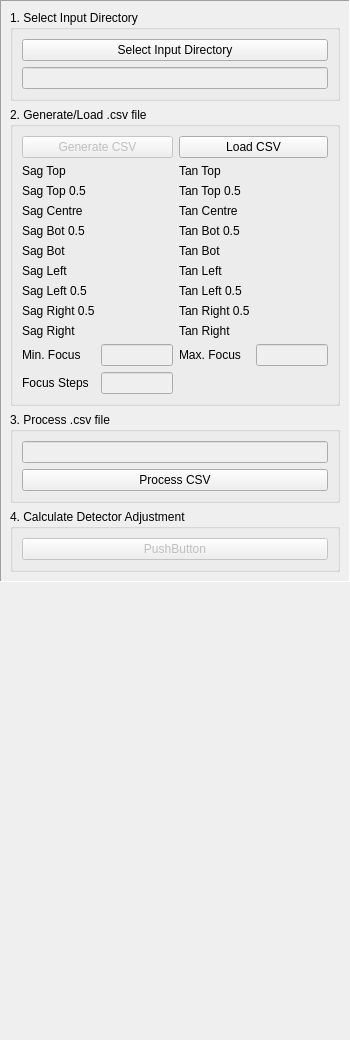
             <widget class="QWidget" name="widget_4" native="true">
              <property name="minimumSize">
               <size>
                <width>350</width>
                <height>0</height>
               </size>
              </property>
              <property name="maximumSize">
               <size>
                <width>350</width>
                <height>16777215</height>
               </size>
              </property>
              <layout class="QVBoxLayout" name="verticalLayout_19">
               <property name="leftMargin">
                <number>0</number>
               </property>
               <property name="topMargin">
                <number>0</number>
               </property>
               <property name="rightMargin">
                <number>0</number>
               </property>
               <property name="bottomMargin">
                <number>0</number>
               </property>
               <item>
                <widget class="QFrame" name="frame_10">
                 <property name="minimumSize">
                  <size>
                   <width>0</width>
                   <height>580</height>
                  </size>
                 </property>
                 <property name="frameShape">
                  <enum>QFrame::Panel</enum>
                 </property>
                 <property name="frameShadow">
                  <enum>QFrame::Sunken</enum>
                 </property>
                 <layout class="QVBoxLayout" name="verticalLayout_21">
                  <property name="leftMargin">
                   <number>0</number>
                  </property>
                  <property name="topMargin">
                   <number>0</number>
                  </property>
                  <property name="rightMargin">
                   <number>0</number>
                  </property>
                  <property name="bottomMargin">
                   <number>0</number>
                  </property>
                  <item>
                   <widget class="QWidget" name="widget_6" native="true">
                    <layout class="QGridLayout" name="_2">
                     <property name="sizeConstraint">
                      <enum>QLayout::SetDefaultConstraint</enum>
                     </property>
                     <item row="1" column="0">
                      <widget class="QGroupBox" name="groupBox_24">
                       <property name="minimumSize">
                        <size>
                         <width>0</width>
                         <height>250</height>
                        </size>
                       </property>
                       <property name="title">
                        <string>2. Generate/Load .csv file</string>
                       </property>
                       <layout class="QGridLayout" name="gridLayout_20">
                        <item row="2" column="3">
                         <widget class="QLabel" name="tan_top05_label">
                          <property name="text">
                           <string/>
                          </property>
                         </widget>
                        </item>
                        <item row="0" column="0" colspan="2">
                         <widget class="QPushButton" name="GenerateCSVpushButton">
                          <property name="enabled">
                           <bool>false</bool>
                          </property>
                          <property name="text">
                           <string>Generate CSV</string>
                          </property>
                         </widget>
                        </item>
                        <item row="9" column="2">
                         <widget class="QLabel" name="label_49">
                          <property name="text">
                           <string>Tan Right</string>
                          </property>
                         </widget>
                        </item>
                        <item row="3" column="0">
                         <widget class="QLabel" name="label_21">
                          <property name="text">
                           <string>Sag Centre</string>
                          </property>
                         </widget>
                        </item>
                        <item row="0" column="2" colspan="2">
                         <widget class="QPushButton" name="LoadCSVpushButton">
                          <property name="text">
                           <string>Load CSV</string>
                          </property>
                         </widget>
                        </item>
                        <item row="9" column="1">
                         <widget class="QLabel" name="sag_right_label">
                          <property name="text">
                           <string/>
                          </property>
                         </widget>
                        </item>
                        <item row="9" column="0">
                         <widget class="QLabel" name="label_27">
                          <property name="text">
                           <string>Sag Right</string>
                          </property>
                         </widget>
                        </item>
                        <item row="3" column="2">
                         <widget class="QLabel" name="label_31">
                          <property name="text">
                           <string>Tan Centre</string>
                          </property>
                         </widget>
                        </item>
                        <item row="7" column="0">
                         <widget class="QLabel" name="label_25">
                          <property name="text">
                           <string>Sag Left 0.5</string>
                          </property>
                         </widget>
                        </item>
                        <item row="11" column="0">
                         <widget class="QLabel" name="label_34">
                          <property name="text">
                           <string>Focus Steps</string>
                          </property>
                         </widget>
                        </item>
                        <item row="1" column="0">
                         <widget class="QLabel" name="label_19">
                          <property name="text">
                           <string>Sag Top</string>
                          </property>
                         </widget>
                        </item>
                        <item row="4" column="2">
                         <widget class="QLabel" name="label_44">
                          <property name="text">
                           <string>Tan Bot 0.5</string>
                          </property>
                         </widget>
                        </item>
                        <item row="5" column="2">
                         <widget class="QLabel" name="label_45">
                          <property name="text">
                           <string>Tan Bot</string>
                          </property>
                         </widget>
                        </item>
                        <item row="7" column="2">
                         <widget class="QLabel" name="label_47">
                          <property name="text">
                           <string>Tan Left 0.5</string>
                          </property>
                         </widget>
                        </item>
                        <item row="1" column="3">
                         <widget class="QLabel" name="tan_top_label">
                          <property name="text">
                           <string/>
                          </property>
                         </widget>
                        </item>
                        <item row="2" column="0">
                         <widget class="QLabel" name="label_20">
                          <property name="text">
                           <string>Sag Top 0.5</string>
                          </property>
                         </widget>
                        </item>
                        <item row="6" column="0">
                         <widget class="QLabel" name="label_24">
                          <property name="text">
                           <string>Sag Left</string>
                          </property>
                         </widget>
                        </item>
                        <item row="8" column="0">
                         <widget class="QLabel" name="label_26">
                          <property name="text">
                           <string>Sag Right 0.5</string>
                          </property>
                         </widget>
                        </item>
                        <item row="4" column="0">
                         <widget class="QLabel" name="label_22">
                          <property name="text">
                           <string>Sag Bot 0.5</string>
                          </property>
                         </widget>
                        </item>
                        <item row="2" column="2">
                         <widget class="QLabel" name="label_58">
                          <property name="text">
                           <string>Tan Top 0.5</string>
                          </property>
                         </widget>
                        </item>
                        <item row="10" column="2">
                         <widget class="QLabel" name="label_35">
                          <property name="text">
                           <string>Max. Focus</string>
                          </property>
                         </widget>
                        </item>
                        <item row="7" column="3">
                         <widget class="QLabel" name="tan_left05_label">
                          <property name="text">
                           <string/>
                          </property>
                         </widget>
                        </item>
                        <item row="1" column="2">
                         <widget class="QLabel" name="label_60">
                          <property name="text">
                           <string>Tan Top</string>
                          </property>
                         </widget>
                        </item>
                        <item row="6" column="1">
                         <widget class="QLabel" name="sag_left_label">
                          <property name="text">
                           <string/>
                          </property>
                         </widget>
                        </item>
                        <item row="4" column="1">
                         <widget class="QLabel" name="sag_bot05_label">
                          <property name="text">
                           <string/>
                          </property>
                         </widget>
                        </item>
                        <item row="3" column="1">
                         <widget class="QLabel" name="sag_centre_label">
                          <property name="text">
                           <string/>
                          </property>
                         </widget>
                        </item>
                        <item row="8" column="2">
                         <widget class="QLabel" name="label_48">
                          <property name="text">
                           <string>Tan Right 0.5</string>
                          </property>
                         </widget>
                        </item>
                        <item row="10" column="1">
                         <widget class="QLineEdit" name="minFocusLineEdit">
                          <property name="enabled">
                           <bool>false</bool>
                          </property>
                          <property name="maximumSize">
                           <size>
                            <width>75</width>
                            <height>16777215</height>
                           </size>
                          </property>
                         </widget>
                        </item>
                        <item row="5" column="3">
                         <widget class="QLabel" name="tan_bot_label">
                          <property name="text">
                           <string/>
                          </property>
                         </widget>
                        </item>
                        <item row="11" column="1">
                         <widget class="QLineEdit" name="focusStepsLineEdit">
                          <property name="enabled">
                           <bool>false</bool>
                          </property>
                          <property name="maximumSize">
                           <size>
                            <width>75</width>
                            <height>16777215</height>
                           </size>
                          </property>
                         </widget>
                        </item>
                        <item row="10" column="0">
                         <widget class="QLabel" name="label_33">
                          <property name="text">
                           <string>Min. Focus</string>
                          </property>
                         </widget>
                        </item>
                        <item row="6" column="3">
                         <widget class="QLabel" name="tan_left_label">
                          <property name="text">
                           <string/>
                          </property>
                         </widget>
                        </item>
                        <item row="8" column="3">
                         <widget class="QLabel" name="tan_right05_label">
                          <property name="text">
                           <string/>
                          </property>
                         </widget>
                        </item>
                        <item row="3" column="3">
                         <widget class="QLabel" name="tan_centre_label">
                          <property name="text">
                           <string/>
                          </property>
                         </widget>
                        </item>
                        <item row="6" column="2">
                         <widget class="QLabel" name="label_46">
                          <property name="text">
                           <string>Tan Left</string>
                          </property>
                         </widget>
                        </item>
                        <item row="10" column="3">
                         <widget class="QLineEdit" name="maxFocusLineEdit">
                          <property name="enabled">
                           <bool>false</bool>
                          </property>
                          <property name="maximumSize">
                           <size>
                            <width>75</width>
                            <height>16777215</height>
                           </size>
                          </property>
                         </widget>
                        </item>
                        <item row="5" column="1">
                         <widget class="QLabel" name="sag_bot_label">
                          <property name="text">
                           <string/>
                          </property>
                         </widget>
                        </item>
                        <item row="2" column="1">
                         <widget class="QLabel" name="sag_top05_label">
                          <property name="text">
                           <string/>
                          </property>
                         </widget>
                        </item>
                        <item row="7" column="1">
                         <widget class="QLabel" name="sag_left05_label">
                          <property name="text">
                           <string/>
                          </property>
                         </widget>
                        </item>
                        <item row="1" column="1">
                         <widget class="QLabel" name="sag_top_label">
                          <property name="text">
                           <string/>
                          </property>
                         </widget>
                        </item>
                        <item row="9" column="3">
                         <widget class="QLabel" name="tan_right_label">
                          <property name="text">
                           <string/>
                          </property>
                         </widget>
                        </item>
                        <item row="8" column="1">
                         <widget class="QLabel" name="sag_right05_label">
                          <property name="text">
                           <string/>
                          </property>
                         </widget>
                        </item>
                        <item row="5" column="0">
                         <widget class="QLabel" name="label_23">
                          <property name="text">
                           <string>Sag Bot</string>
                          </property>
                         </widget>
                        </item>
                        <item row="4" column="3">
                         <widget class="QLabel" name="tan_bot05_label">
                          <property name="text">
                           <string/>
                          </property>
                         </widget>
                        </item>
                       </layout>
                      </widget>
                     </item>
                     <item row="2" column="0">
                      <widget class="QGroupBox" name="groupBox_25">
                       <property name="title">
                        <string>3. Process .csv file</string>
                       </property>
                       <layout class="QGridLayout" name="gridLayout_21">
                        <item row="1" column="0">
                         <widget class="QPushButton" name="processCSVpushButton">
                          <property name="enabled">
                           <bool>true</bool>
                          </property>
                          <property name="text">
                           <string>Process CSV</string>
                          </property>
                         </widget>
                        </item>
                        <item row="0" column="0">
                         <widget class="QLineEdit" name="TFinputDirPath_2">
                          <property name="enabled">
                           <bool>false</bool>
                          </property>
                         </widget>
                        </item>
                       </layout>
                      </widget>
                     </item>
                     <item row="0" column="0">
                      <widget class="QGroupBox" name="groupBox_23">
                       <property name="title">
                        <string>1. Select Input Directory</string>
                       </property>
                       <layout class="QGridLayout" name="gridLayout_19">
                        <item row="0" column="0">
                         <widget class="QPushButton" name="selectTFInputDirPushButton">
                          <property name="text">
                           <string>Select Input Directory</string>
                          </property>
                         </widget>
                        </item>
                        <item row="1" column="0">
                         <widget class="QLineEdit" name="TFinputDirPath">
                          <property name="enabled">
                           <bool>false</bool>
                          </property>
                         </widget>
                        </item>
                       </layout>
                      </widget>
                     </item>
                     <item row="3" column="0">
                      <widget class="QGroupBox" name="groupBox_26">
                       <property name="title">
                        <string>4. Calculate Detector Adjustment</string>
                       </property>
                       <layout class="QGridLayout" name="gridLayout_5">
                        <item row="0" column="0">
                         <widget class="QPushButton" name="pushButton">
                          <property name="enabled">
                           <bool>false</bool>
                          </property>
                          <property name="text">
                           <string>PushButton</string>
                          </property>
                         </widget>
                        </item>
                       </layout>
                      </widget>
                     </item>
                    </layout>
                   </widget>
                  </item>
                 </layout>
                </widget>
               </item>
               <item>
                <spacer name="verticalSpacer_4">
                 <property name="orientation">
                  <enum>Qt::Vertical</enum>
                 </property>
                 <property name="sizeHint" stdset="0">
                  <size>
                   <width>20</width>
                   <height>458</height>
                  </size>
                 </property>
                </spacer>
               </item>
              </layout>
             </widget>
